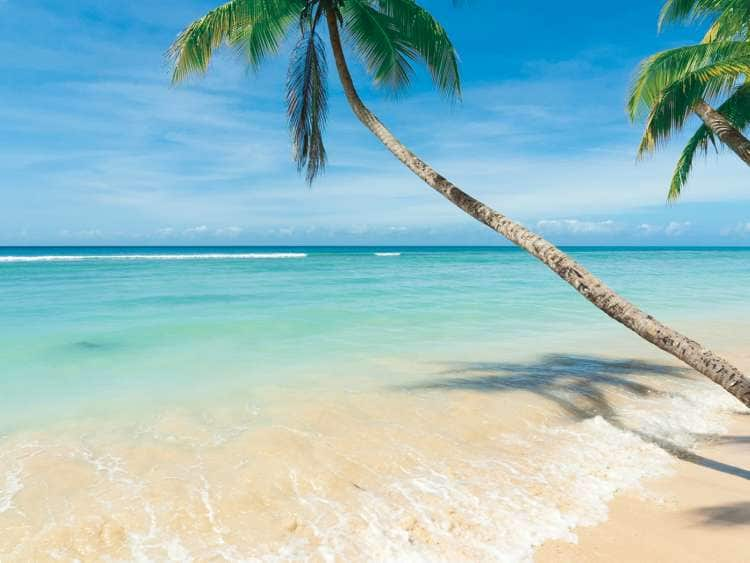
#> input picture Charlotteville-Trinidad-Tobago.jpg.image.750.563.low.jpg, 750 x 563 px, found by its file name
$ python '114edge detection.py'   (older library calls are emulated)
#> lines starting #> are read from the running program, lines starting #| are printed output that depends on the picture
import cv2
image1 = cv2.imread("/Users/rajaathota72/Desktop/Charlotteville-Trinidad-Tobago.jpg.image.750.563.low.jpg")
#> image1 is the input picture: shape (563, 750, 3); mean B, G, R 194.4, 190.6, 151.5
cv2.imshow("image1",image1)
cv2.waitKey(1000)
sobel_x=cv2.Sobel(image1,cv2.CV_64F,0,1,ksize=5)
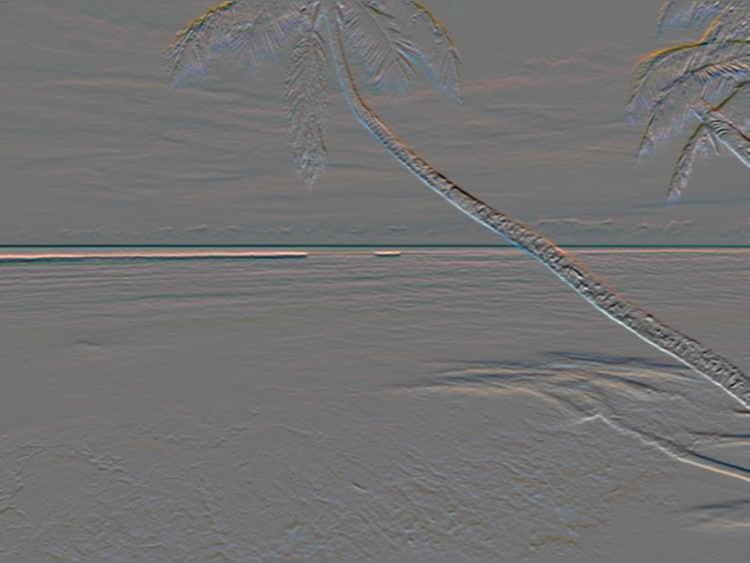
#> sobel_x: shape (563, 750, 3) float64; mean B, G, R 11.7, 23.5, 48.6; drawn with min black and max white
cv2.imshow("sobel",sobel_x)
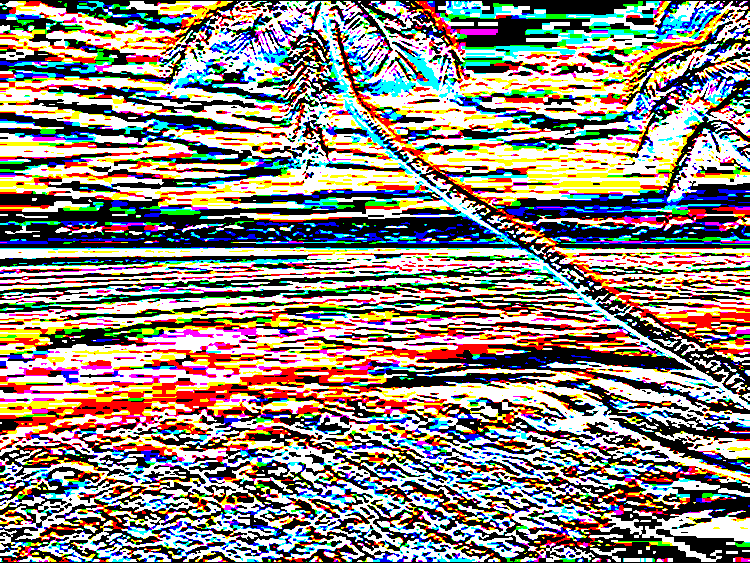
#> window 'sobel': shape (563, 750, 3); mean B, G, R 126.2, 134.1, 143.3
cv2.waitKey(1000)
sobel_y=cv2.Sobel(image1,cv2.CV_64F,1,0,ksize=5)
cv2.imshow("sobel",sobel_y)
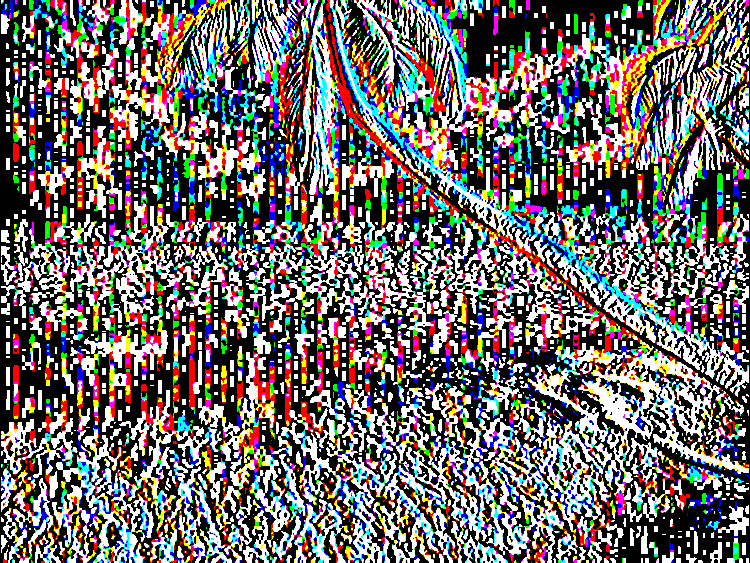
#> window 'sobel': shape (563, 750, 3); mean B, G, R 105.8, 107.5, 113
cv2.waitKey(1000)
sobel_bw=cv2.bitwise_or(sobel_x,sobel_y)
#> sobel_bw: shape (563, 750, 3) float64; 1.1% of the values are NaN or infinite; the others: min -131056, max 131056, mean -4680.2
cv2.imshow("sobel_bw",sobel_bw)
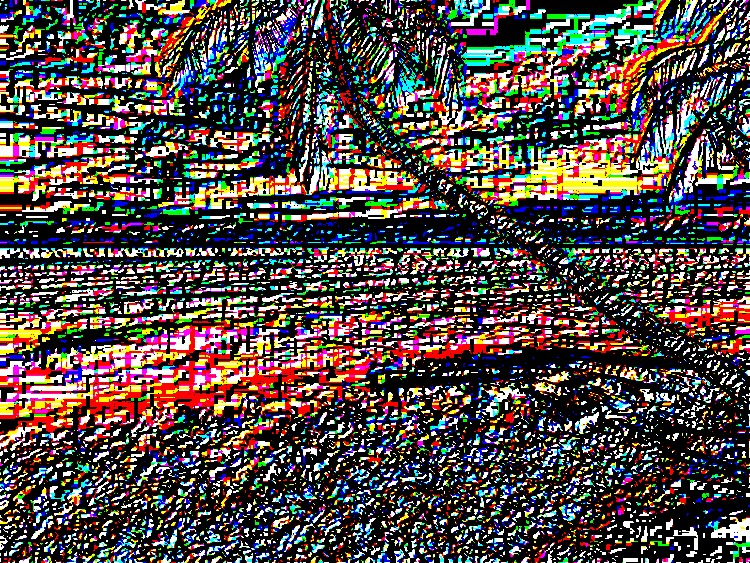
#> window 'sobel_bw': shape (563, 750, 3); mean B, G, R 70.1, 74.3, 84.4
cv2.waitKey(1000)
laplacian=cv2.Laplacian(image1,cv2.CV_64F)
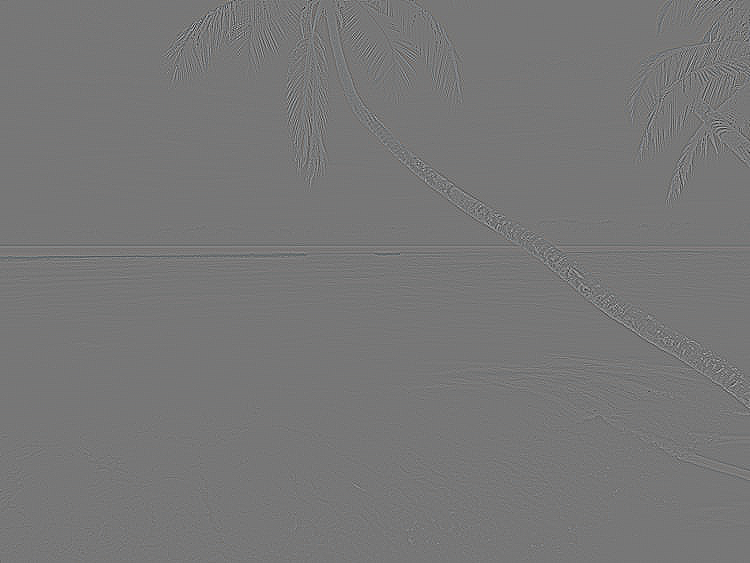
#> laplacian: shape (563, 750, 3) float64; mean B, G, R 0, 0, 0; drawn with min black and max white
cv2.imshow("laplacian",laplacian)
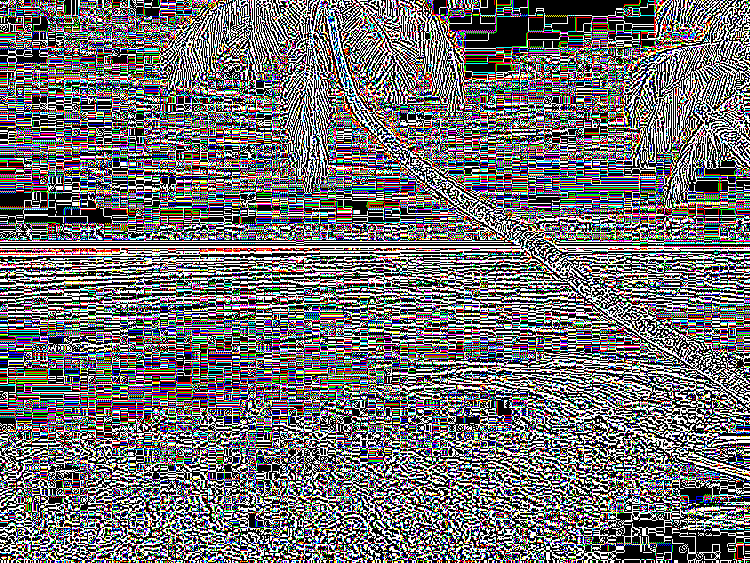
#> window 'laplacian': shape (563, 750, 3); mean B, G, R 110.5, 108.7, 110.8
cv2.waitKey(1000)
canny=cv2.Canny(image1,20,170)
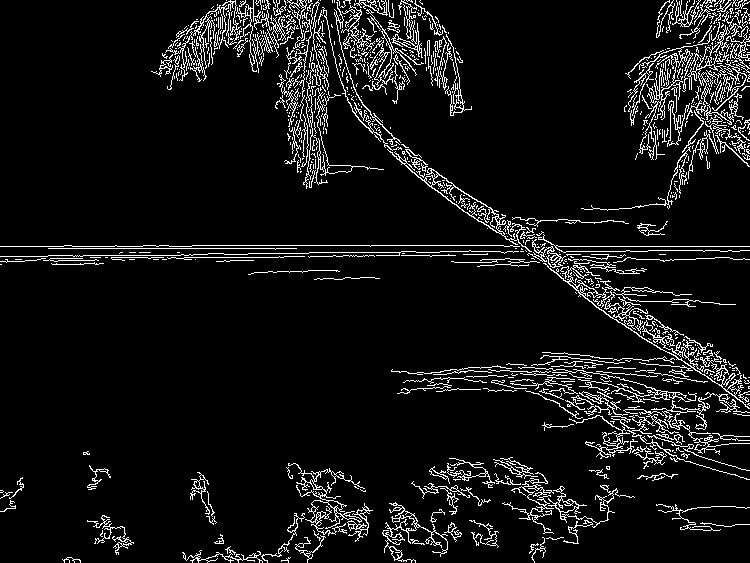
#> canny: shape (563, 750); 7.5% white in thin lines or dots
cv2.imshow("canny",canny)
cv2.waitKey(9000)
cv2.destroyAllWindows()
#explore sobel,laplacian and canny algorithms
